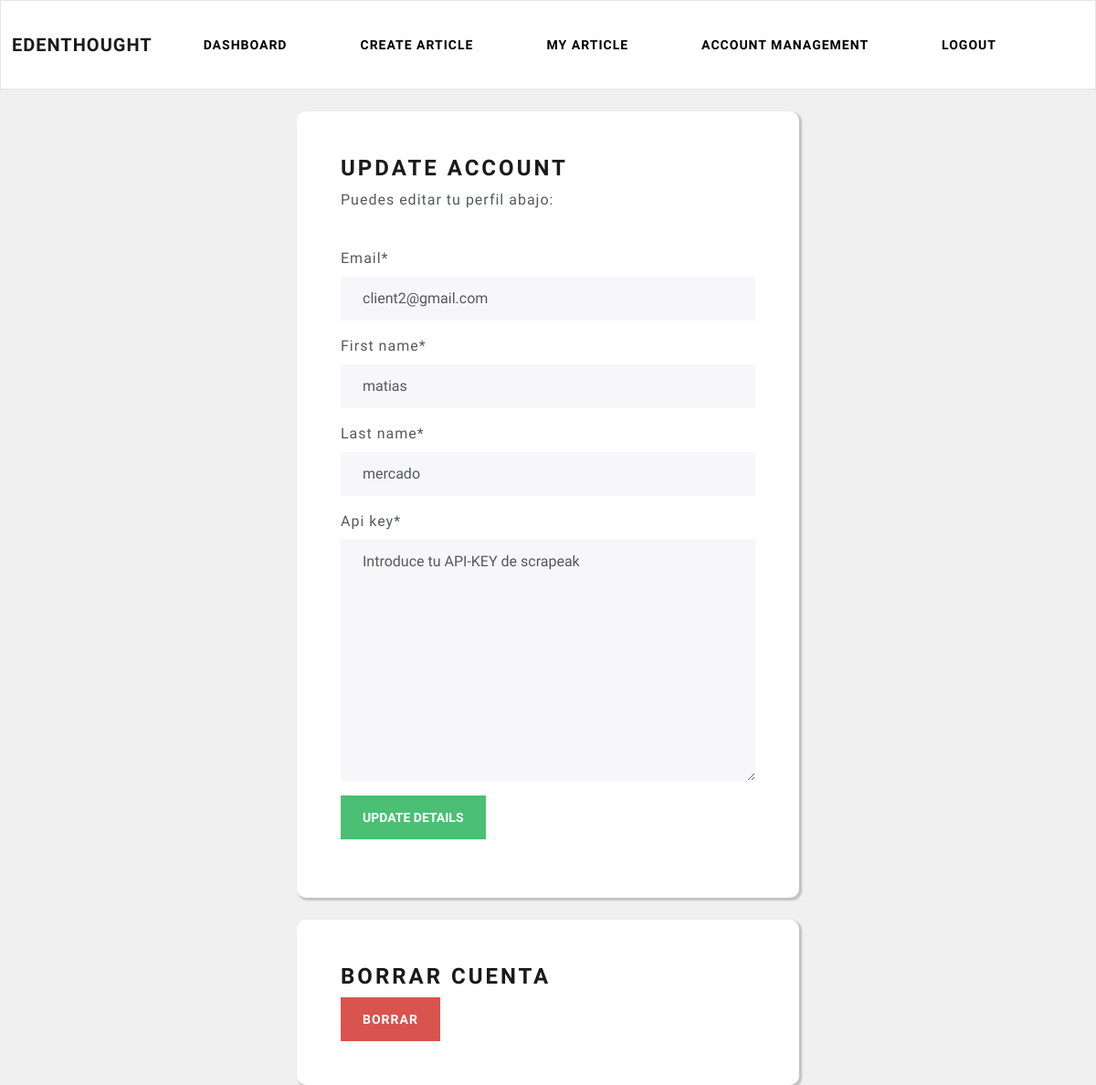
Page /writer/account-management (signed in) on the committed database.
### account/models.py (models this page shows, shortened)
class CustomUser(AbstractBaseUser, PermissionsMixin):
    username=None
    email = models.EmailField(unique=True)
    first_name = models.CharField(max_length=80)
    last_name = models.CharField(max_length=135)
    is_active = models.BooleanField(default=True)
    is_staff = models.BooleanField(default=False)
    date_joined = models.DateTimeField(default=now)
    is_writer = models.BooleanField(default=True, verbose_name="Are you a writer?")
    api_key = models.TextField(default="Introduce tu API-KEY de scrapeak")
    USERNAME_FIELD = 'email'
    REQUIRED_FIELDS = []
    objects = CustomUserManager()

### writer/views.py (the view)
# urls.py: path('account-management', views.account_management, name="account-management"),
@login_required(login_url='my_login')
def account_management(request):
     form = UpdateUserForm(instance=request.user)
     if request.method == 'POST':
          form = UpdateUserForm(request.POST, instance=request.user)
          if form.is_valid():
               form.save()
               return redirect('writer-dashboard')
     context = {'UpdateUserForm':form}
     return render(request, 'writer/account-management.html', context)

### writer/forms.py
class UpdateUserForm(ModelForm):
    password = None
    class Meta:
        model=CustomUser
        fields= ['email','first_name','last_name', 'api_key']
        exclude= ['password1','password2']

### writer/templates/writer/account-management.html (shortened to what this page needs)
{% extends 'writer/navbar.html' %}
{% load crispy_forms_tags %}
{% block content %}
    <br>
    <div class="container bg-white shadow-md p-5 form-layout">
        <h3> Update account </h3>
        <p>Puedes editar tu perfil abajo: </p>
        <br>
        <form autocomplete="off" method="post">
            {{UpdateUserForm|crispy}}
            <input class="btn btn-success" type="submit" value="Update details"/>
        </form>
    </div>
    <br>
    <div class="container bg-white shadow-md p-5 form-layout">
        <h3>Borrar cuenta</h3>
        <a type="button" class="btn btn-danger" href="{% url 'delete-account' %}">Borrar</a>
    </div>
{% endblock %}

### static/css/styles.css (style rules this page uses)
body { background-color: #f0f0f0; overflow-x: hidden; }
.form-layout { width: 550px; border-radius: 10px; box-shadow: 2px 2px 2px 1px rgba(0, 0, 0, 0.2); }

### rows in the picture
CustomUser: email "client2@gmail.com", first_name "matias", last_name "mercado", api_key "Introduce tu API-KEY de scrapeak"
